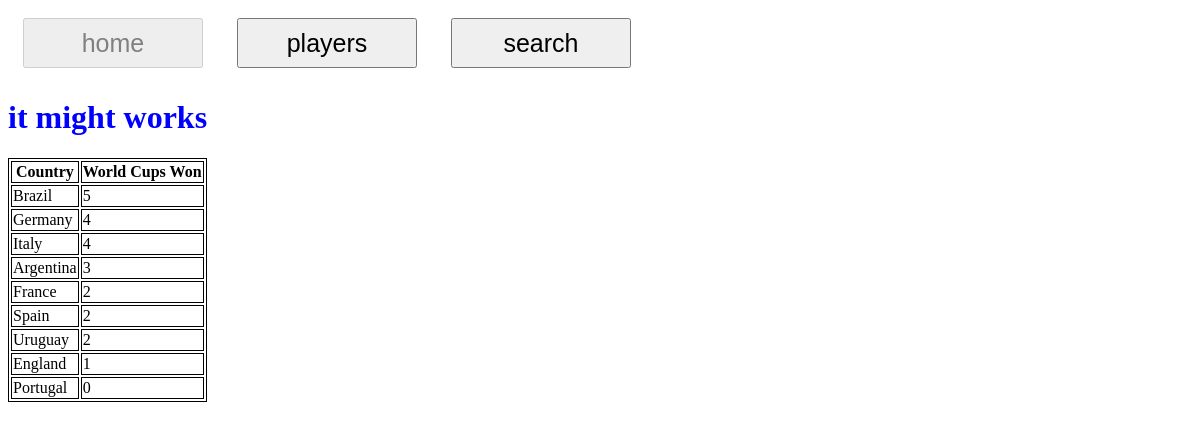
Before: / with the older database file.
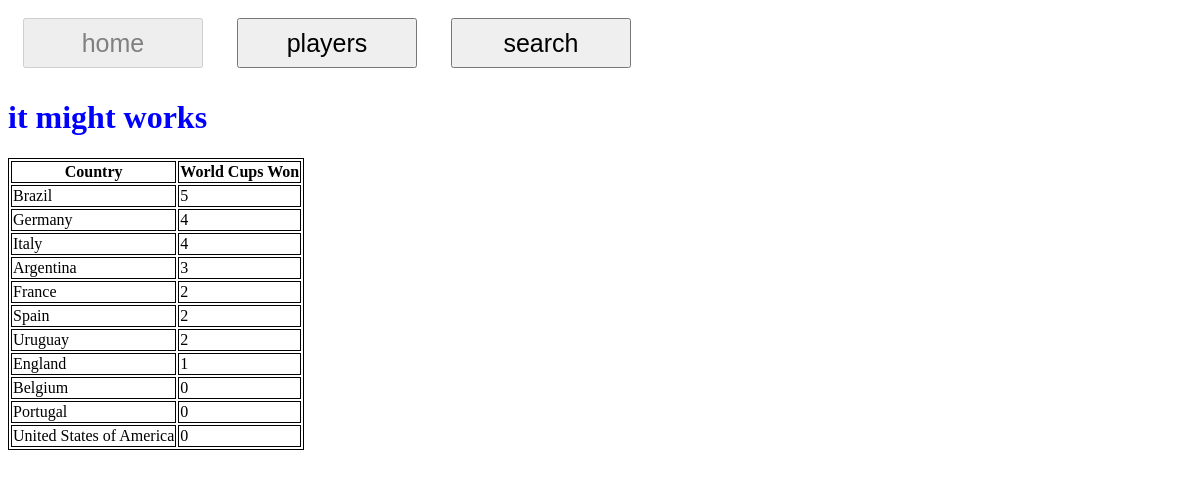
After: the same page with the newer database file.
### tables this page shows
CREATE TABLE nations (nation_id INTEGER PRIMARY KEY AUTOINCREMENT, nation_name TEXT, world_cups_won INTEGER);

### app.py (the view)
@app.route("/", methods=["GET", "POST"])
def home():
    db = sqlite3.connect("football.db")
    cursor = db.cursor()
    sql = ("""SELECT nation_name, world_cups_won
           FROM nations
           ORDER BY world_cups_won desc, nation_name asc
           """)
    cursor.execute(sql)
    results = cursor.fetchall()
    temp_list = []
    for item in results:
        temp_list.append(item)
    return render_template("home.html", send_test = temp_list)

### templates/home.html
<html>
<head>
    <link rel="stylesheet" href="static/style.css">
</head>
<body id="home">
<button class="home" disabled>home</button> <button class="player" onclick="location.replace('players.html')">players</button> <button class="search" onclick="location.replace('search.html')">search</button>
<h1>it might works</h1>
<table>
  <tr>
    <th>Country</th>
    <th>World Cups Won</th>
  </tr>
  {% for nation,wc_won in send_test %}
  <tr>
      <td>{{nation}}</td>
      <td>{{wc_won}}</td>
  </tr>
  {%endfor%}
</table>
</body>
</html>

### static/style.css (style rules this page uses)
h1 { color: blue; size: 50px; }
button { color: black; height: 50px; width: 180px; font-size: 25px; margin: 10px 15px; }
#home .home { color: gray; }
table, th, td { border:1px solid black; }

Changed rows visible on the page:
added nations: nation_name "Belgium", world_cups_won "0"
added nations: nation_name "United States of America", world_cups_won "0"
